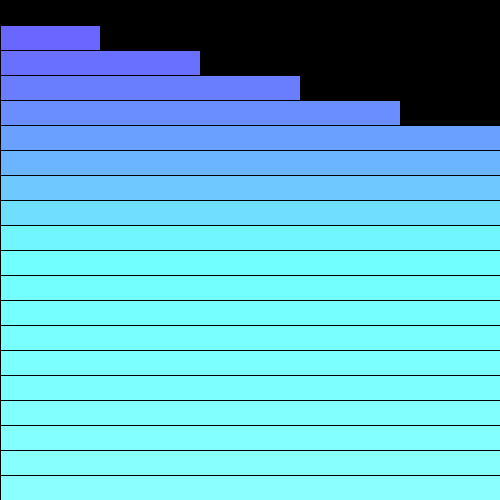
Frame 1 (no input)
Frame 60 (the mouse pressed at the canvas centre just before this capture): identical to frame 1, image omitted
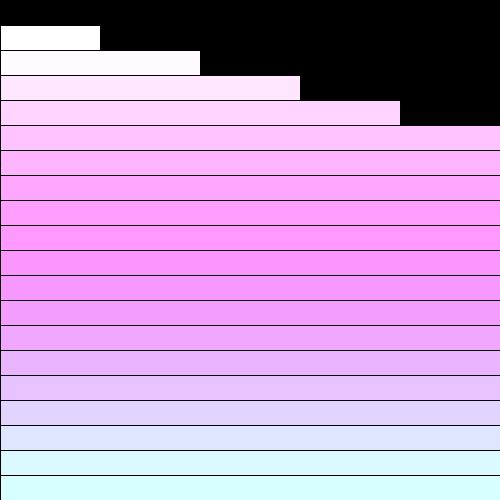
Frame 120 (the mouse held since frame 60 and released just before this capture)

The Processing sketch that drew these frames (run headless with seeded random() and noise(); from frame 60 on, the mouse is pressed at the canvas centre):

// Processing sketch: processing_105553
// ── processing_105553.pde



void setup() {
  size (500, 500);
}

void draw() {
    background (0,0,0);
  for (int i = 0; i < 500; i++) {
    fill(dist(mouseX+5, mouseY-5, i*5, 100), dist(mouseX, mouseY, i*25, 100), 255);
    rect(0, i*25, i*100, i*100);
  }

}
